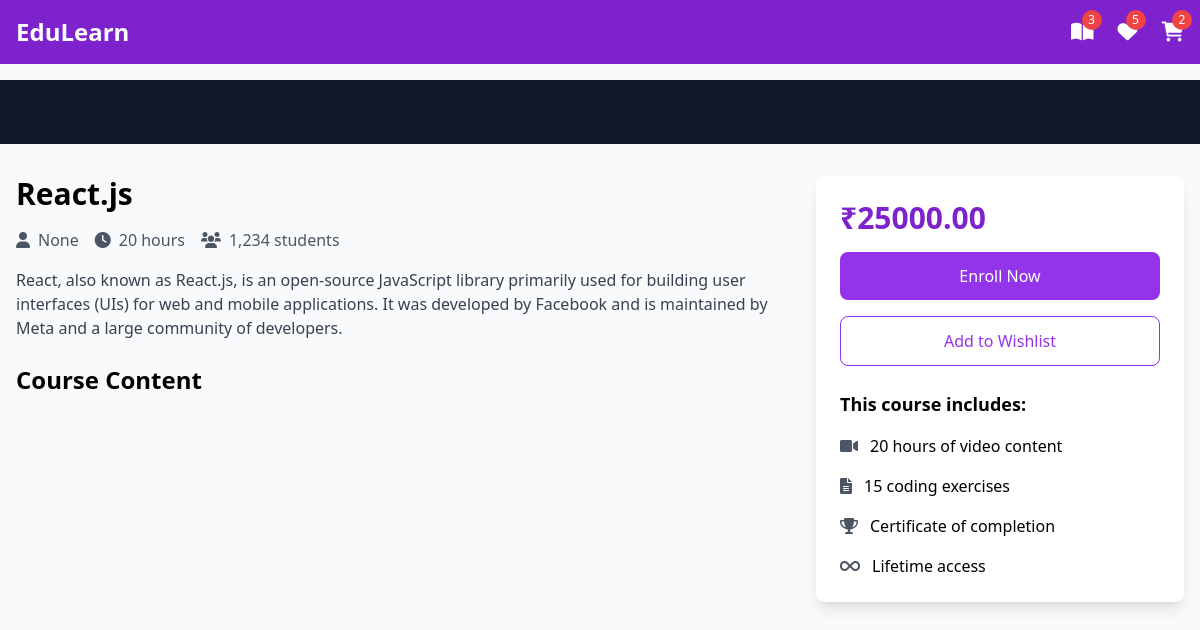
Page /course/details/3 on the committed database.
### instructorapp/models.py (models this page shows, shortened)
class Course(models.Model):
    owner=models.ForeignKey(User,on_delete=models.SET_NULL,null=True,related_name="owner")
    Category=models.ManyToManyField(Category,related_name="category")
    title=models.CharField(max_length=200)
    description=models.TextField()
    image=models.ImageField(upload_to="course_img",null=True,blank=True,default="course_img/default.jpg")
    price=models.DecimalField(max_digits=7,decimal_places=2)
    thumbnail=EmbedVideoField()
    created_date=models.DateField(auto_now=True)

### studentapp/views.py (the view)
# urls.py: path('course/details/<int:id>',studView.CourseDetails.as_view(),name='coursedetails'),
class CourseDetails(View):
    def get(self,request,**kwargs):
        course=Course.objects.get(id=kwargs.get("id"))
        return render(request,'course_details.html',{'course':course})

### studentapp/templates/course_details.html (shortened to what this page needs)
{% load embed_video_tags %}
<!DOCTYPE html>
<html lang="en">
<head>
    <script src="https://cdn.tailwindcss.com"></script>
    <link href="https://cdnjs.cloudflare.com/ajax/libs/font-awesome/6.0.0/css/all.min.css" rel="stylesheet">
</head>
<body class="bg-gray-50">
    <nav class="bg-purple-700 fixed w-full z-20 top-0 left-0">
        <div class="max-w-screen-xl flex flex-wrap items-center justify-between mx-auto p-4">
            <a href="#" class="flex items-center">
                <span class="self-center text-2xl font-semibold text-white">EduLearn</span>
            </a>
            <div class="flex items-center space-x-6">
                <div class="relative group">
                    <a href="#" class="text-white hover:text-purple-200">
                        <i class="fas fa-book-open text-xl"></i>
                        <span
                            class="absolute -top-2 -right-2 bg-red-500 text-white text-xs rounded-full h-5 w-5 flex items-center justify-center">3</span>
                    </a>
                </div>
                <div class="relative group">
                    <a href="#" class="text-white hover:text-purple-200">
                        <i class="fas fa-heart text-xl"></i>
                        <span
                            class="absolute -top-2 -right-2 bg-red-500 text-white text-xs rounded-full h-5 w-5 flex items-center justify-center">5</span>
                    </a>
                </div>
                <div class="relative group">
                    <a href="#" class="text-white hover:text-purple-200">
                        <i class="fas fa-shopping-cart text-xl"></i>
                        <span
                            class="absolute -top-2 -right-2 bg-red-500 text-white text-xs rounded-full h-5 w-5 flex items-center justify-center">2</span>
                    </a>
                </div>
            </div>
        </div>
    </nav>
    <div class="pt-20">
        <div class="bg-gray-900 w-full">
            <div class="max-w-screen-xl mx-auto px-4 py-8">
                    {% video thumbnail '1280x960' %}
            </div>
        </div>
        {% endvideo %}
        <div class="max-w-screen-xl mx-auto px-4 py-8 grid grid-cols-1 lg:grid-cols-3 gap-8">
            <div class="lg:col-span-2">
                <h1 class="text-3xl font-bold mb-4">{{course.title}}</h1>
                <div class="flex items-center mb-4 text-gray-600">
                    <span class="mr-4"><i class="fas fa-user mr-2"></i>{{course.owner}}</span>
                    <span class="mr-4"><i class="fas fa-clock mr-2"></i>20 hours</span>
                    <span><i class="fas fa-users mr-2"></i>1,234 students</span>
                </div>
                <p class="text-gray-700 mb-6">{{course.description}}</p>
                <div class="space-y-4">
                    <h2 class="text-2xl font-bold mb-4">Course Content</h2>
                </div>
            </div>
            <div class="lg:col-span-1">
                <div class="bg-white p-6 rounded-lg shadow-lg sticky top-24">
                    <div class="text-3xl font-bold mb-4 text-purple-700"> ₹{{course.price}}</div>
                    <button
                        class="w-full bg-purple-600 text-white py-3 rounded-lg mb-4 hover:bg-purple-700 transition duration-300">
                        Enroll Now
                    </button>
                    <button
                        class="w-full border border-purple-600 text-purple-600 py-3 rounded-lg mb-6 hover:bg-purple-50 transition duration-300">
                        Add to Wishlist
                    </button>
                    <div class="space-y-4">
                        <h3 class="font-bold text-lg">This course includes:</h3>
                        <div class="flex items-center">
                            <i class="fas fa-video mr-3 text-gray-600"></i>
                            <span>20 hours of video content</span>
                        </div>
                        <div class="flex items-center">
                            <i class="fas fa-file-alt mr-3 text-gray-600"></i>
                            <span>15 coding exercises</span>
                        </div>
                        <div class="flex items-center">
                            <i class="fas fa-trophy mr-3 text-gray-600"></i>
                            <span>Certificate of completion</span>
                        </div>
                        <div class="flex items-center">
                            <i class="fas fa-infinity mr-3 text-gray-600"></i>
                            <span>Lifetime access</span>
                        </div>
                    </div>
                </div>
            </div>
        </div>
    </div>
</body>
</html>

### rows in the picture
Course: title "React.js", owner "None", description "React, also known as React.js, is an open-source JavaScript library primarily used for building user interfaces (UIs) for web and mobile applications. It was developed by Facebook and is maintained by Meta and a large community of developers.", price "25000.00"
